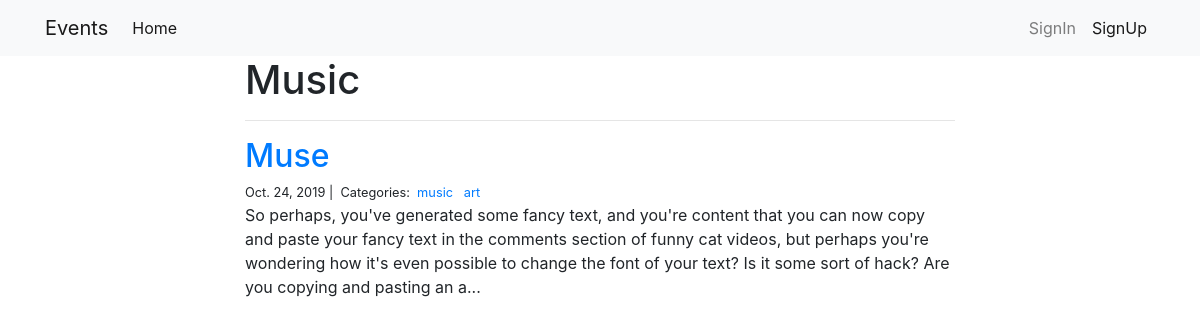
The app's page /music/ with its own data.
### blog/models.py (models this page shows, shortened)
class Category(models.Model):
    id = models.AutoField(primary_key=True)
    name = models.CharField(max_length=20)

class Post(models.Model):
    title = models.CharField(max_length=255)
    body = models.TextField()
    img = models.ImageField(upload_to=get_image_path, blank=True, null=True)
    created_on = models.DateTimeField(auto_now_add=True)
    last_modified = models.DateTimeField(auto_now=True)
    categories = models.ManyToManyField('Category', related_name='posts')

### blog/views.py (the view)
# urls.py: path("<category>/", views.blog_category, name='blog_category'),
def blog_category(request, category):
    posts = Post.objects.filter(
        categories__name__contains=category
    ).order_by('-created_on')
    context = {
        'category': category,
        'posts': posts
    }
    return render(request, 'blog_category.html', context)

### blog/templates/blog_category.html
{% extends "base.html" %}
{% block page_content %}
<div class="col-md-8 offset-md-2">
    <h1>{{ category | title }}</h1>
    <hr>
    {% for post in posts %}
        <h2><a href="{% url 'blog_detail' post.pk %}">{{ post.title }}</a></h2>
        <small>
            {{ post.created_on.date }} |&nbsp;
            Categories:&nbsp;
            {% for category in post.categories.all %}
                <a href="{% url 'blog_category' category.name %}">
                    {{ category.name }}
                </a>&nbsp;
            {% endfor %}
        </small>
        <p>{{ post.body | slice:":300" }}...</p>
    {% endfor %}
</div>
{% endblock %}

### records on screen
Category: name "Music", name "music"
Post: title "Muse", created_on "Oct. 24, 2019", body "So perhaps, you've generated some fancy text, and you're content that you can now copy and paste your fancy text in the comments section of funny cat videos, but perhaps you're wondering how it's even possible to change the font of your text? Is it some sort of hack? Are you copying and pasting an a"
Category: name "art"
